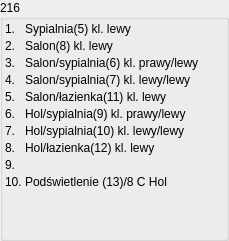
   <widget class="QGroupBox" name="groupBox_11">
    <property name="geometry">
     <rect>
      <x>1270</x>
      <y>700</y>
      <width>229</width>
      <height>241</height>
     </rect>
    </property>
    <property name="title">
     <string>216</string>
    </property>
    <layout class="QFormLayout" name="formLayout_11">
     <property name="horizontalSpacing">
      <number>3</number>
     </property>
     <property name="verticalSpacing">
      <number>3</number>
     </property>
     <property name="leftMargin">
      <number>2</number>
     </property>
     <property name="topMargin">
      <number>2</number>
     </property>
     <property name="rightMargin">
      <number>2</number>
     </property>
     <property name="bottomMargin">
      <number>2</number>
     </property>
     <item row="0" column="0">
      <widget class="QLabel" name="label_271">
       <property name="text">
        <string>1.</string>
       </property>
      </widget>
     </item>
     <item row="0" column="1">
      <widget class="QLabel" name="label_269">
       <property name="text">
        <string>Sypialnia(5) kl. lewy</string>
       </property>
      </widget>
     </item>
     <item row="1" column="0">
      <widget class="QLabel" name="label_265">
       <property name="text">
        <string>2.</string>
       </property>
      </widget>
     </item>
     <item row="2" column="0">
      <widget class="QLabel" name="label_261">
       <property name="text">
        <string>3.</string>
       </property>
      </widget>
     </item>
     <item row="2" column="1">
      <widget class="QLabel" name="label_277">
       <property name="text">
        <string>Salon/sypialnia(6) kl. prawy/lewy</string>
       </property>
      </widget>
     </item>
     <item row="3" column="0">
      <widget class="QLabel" name="label_267">
       <property name="text">
        <string>4.</string>
       </property>
      </widget>
     </item>
     <item row="3" column="1">
      <widget class="QLabel" name="label_274">
       <property name="text">
        <string>Salon/sypialnia(7) kl. lewy/lewy</string>
       </property>
      </widget>
     </item>
     <item row="4" column="0">
      <widget class="QLabel" name="label_273">
       <property name="text">
        <string>5.</string>
       </property>
      </widget>
     </item>
     <item row="4" column="1">
      <widget class="QLabel" name="label_268">
       <property name="text">
        <string>Salon/łazienka(11) kl. lewy</string>
       </property>
      </widget>
     </item>
     <item row="5" column="0">
      <widget class="QLabel" name="label_259">
       <property name="text">
        <string>6.</string>
       </property>
      </widget>
     </item>
     <item row="6" column="0">
      <widget class="QLabel" name="label_276">
       <property name="text">
        <string>7.</string>
       </property>
      </widget>
     </item>
     <item row="6" column="1">
      <widget class="QLabel" name="label_260">
       <property name="text">
        <string>Hol/sypialnia(10) kl. lewy/lewy</string>
       </property>
      </widget>
     </item>
     <item row="7" column="0">
      <widget class="QLabel" name="label_270">
       <property name="text">
        <string>8.</string>
       </property>
      </widget>
     </item>
     <item row="7" column="1">
      <widget class="QLabel" name="label_266">
       <property name="text">
        <string>Hol/łazienka(12) kl. lewy</string>
       </property>
      </widget>
     </item>
     <item row="8" column="0">
      <widget class="QLabel" name="label_262">
       <property name="text">
        <string>9.</string>
       </property>
      </widget>
     </item>
     <item row="8" column="1">
      <widget class="QLabel" name="label_278">
       <property name="text">
        <string/>
       </property>
      </widget>
     </item>
     <item row="9" column="0">
      <widget class="QLabel" name="label_275">
       <property name="text">
        <string>10.</string>
       </property>
      </widget>
     </item>
     <item row="9" column="1">
      <widget class="QLabel" name="label_272">
       <property name="text">
        <string>Podświetlenie (13)/8 C Hol</string>
       </property>
      </widget>
     </item>
     <item row="5" column="1">
      <widget class="QLabel" name="label_264">
       <property name="text">
        <string>Hol/sypialnia(9) kl. prawy/lewy</string>
       </property>
      </widget>
     </item>
     <item row="1" column="1">
      <widget class="QLabel" name="label_263">
       <property name="text">
        <string>Salon(8) kl. lewy</string>
       </property>
      </widget>
     </item>
    </layout>
   </widget>
